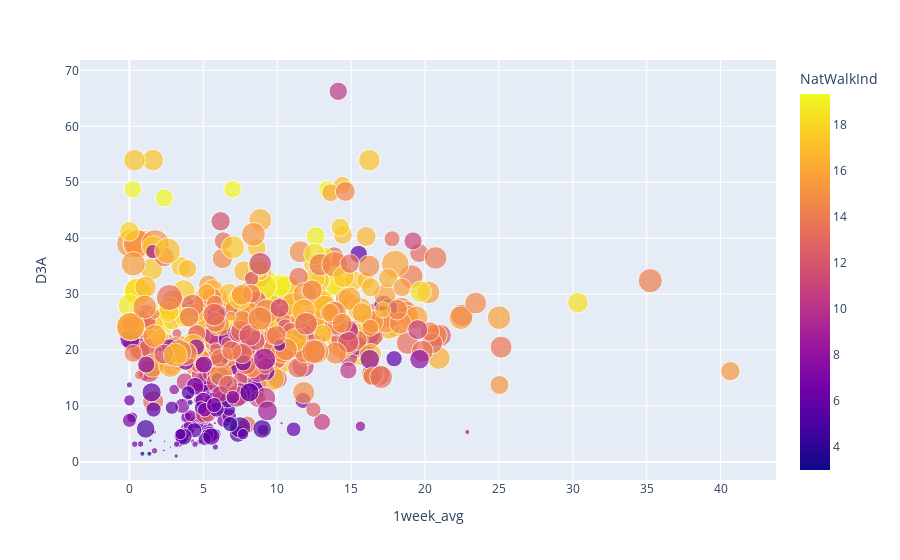

The notebook cell saved with this chart:
### Markdown cell above
# STRONG VISUAL

### Code cell
#road network density  ######## bigger bubbles have more jobs within a 45 minute travel time
fig = px.scatter(df, x="1week_avg", y="D3A", color="NatWalkInd",
                 size='D5AR', hover_data=['D4A_Ranked'])
fig.show()

### Figure 1 — Plotly figure (JSON) as saved in the notebook; plotly's stock layout.template omitted (floating-point values rounded to 4 significant figures; data arrays with more than 128 entries replaced by an {"elided": "..."} marker saying what was removed)
{"data": [{"customdata": {"elided": "612x1 int values"}, "hovertemplate": "1week_avg=%{x}<br>D3A=%{y}<br>D5AR=%{marker.size}<br>D4A_Ranked=%{customdata[0]}<br>NatWalkInd=%{marker.color}<extra></extra>", "legendgroup": "", "marker": {"color": {"elided": "612 float values"}, "coloraxis": "coloraxis", "size": {"elided": "612 int values"}, "sizemode": "area", "sizeref": 1570.0, "symbol": "circle"}, "mode": "markers", "name": "", "orientation": "v", "showlegend": false, "type": "scatter", "x": {"elided": "612 float values"}, "xaxis": "x", "y": {"elided": "612 float values"}, "yaxis": "y"}], "layout": {"coloraxis": {"colorbar": {"title": {"text": "NatWalkInd"}}, "colorscale": [[0, "#0d0887"], [0.1111, "#46039f"], [0.2222, "#7201a8"], [0.3333, "#9c179e"], [0.4444, "#bd3786"], [0.5556, "#d8576b"], [0.6667, "#ed7953"], [0.7778, "#fb9f3a"], [0.8889, "#fdca26"], [1, "#f0f921"]]}, "legend": {"itemsizing": "constant", "tracegroupgap": 0}, "margin": {"t": 60}, "xaxis": {"anchor": "y", "domain": [0, 1], "title": {"text": "1week_avg"}}, "yaxis": {"anchor": "x", "domain": [0, 1], "title": {"text": "D3A"}}}}
